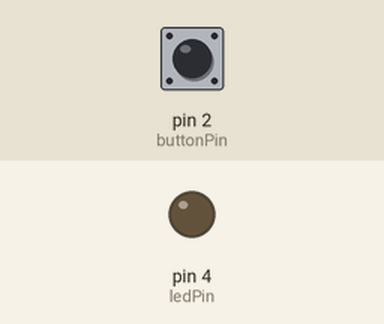
The sketch below on a simulated Arduino Uno, built with avr-gcc and run on an emulated ATmega328P. On the bench: output pins drawn as LEDs (lit = HIGH). Inputs (shaded band) come from the test bench; at power-on: pin 2 (buttonPin) LOW.

Above: at 1.2 s.
1.3 s: pin 2 (buttonPin) pulled HIGH for 0.15 s
At 1.6 s:
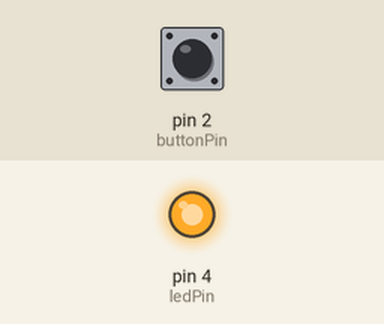
2.9 s: pin 2 (buttonPin) pulled HIGH for 1 s
At 4.0 s:
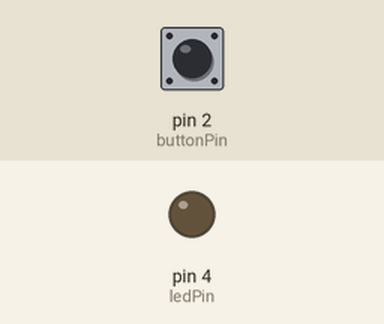
5.4 s: pin 2 (buttonPin) pulled HIGH for 3.2 s
At 5.9 s:
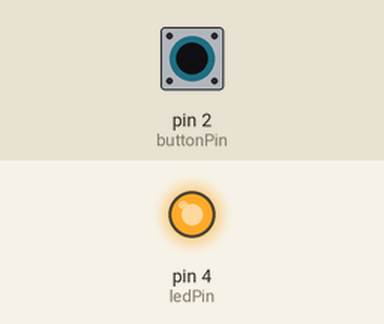
Timing chart, 0 to 8.4 s (numbered marks = the images above; inputs shaded):
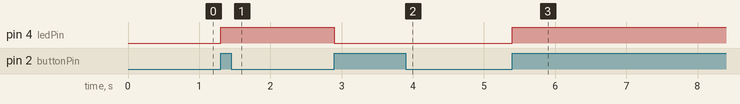

The sketch:

Tutorial5-Lectura_digital_2.ino
```cpp
const byte buttonPin = 2;
const byte ledPin = 4;

bool lastButtonState = false; // declaramos variable global que represente el último estado del botón
bool ledState = false; // declaramos variable global que represente el estado del LED (prendido/apagado)

void setup() {
  pinMode(buttonPin, INPUT); // buttonPin es una entrada. queremos leer de ella
  pinMode(ledPin, OUTPUT);   // ledPin es una salida. queremos prender y apagar el LED con ella

  digitalWrite(ledPin, ledState); // ponemos al led en el mismo estado que la variable ledState (false = apagado)
}

void loop() {
  // leemos si en el pin 2 hay señal positiva (5V) o negativa (0V, tierra)
  int reading = digitalRead(buttonPin);

  // si cambió el estado del botón
  if (reading != lastButtonState) {
    lastButtonState = reading; // guardamos este estado como el último
    if (reading) { // si el estado al que se cambió es el presionado (positivo)
      ledState = !ledState; // cambiar el estado del led
      digitalWrite(ledPin, ledState); // y escribimos este estado en el pin del led
    }
  }
}
```

Measured:
- after the input at 1.3 s, pin 4 (ledPin): LOW → HIGH at once
- after the input at 2.9 s, pin 4 (ledPin): HIGH → LOW at once
- after the input at 5.4 s, pin 4 (ledPin): LOW → HIGH at once
